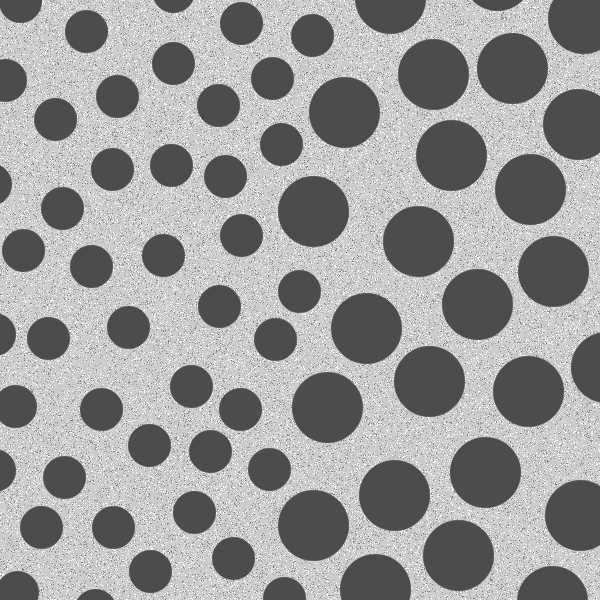
%> input picture DIP/第五次作业_PB16070837_刘鼎乾/测试图像/4.tif, 600 x 600 px
$ octave task6.m   (GNU Octave 9; MATLAB toolbox functions it lacks are replaced by stand-ins)
%> lines starting %> are read from the running program, lines starting %| are printed output that depends on the picture
%> further down, f is the input picture: size 600x600 uint8; min 76, max 255, mean 153.6
### DIP/第五次作业_PB16070837_刘鼎乾/测试图像/myclose.m
function [img_2] = myclose(A,B)

img_1=imdilate(A,B);
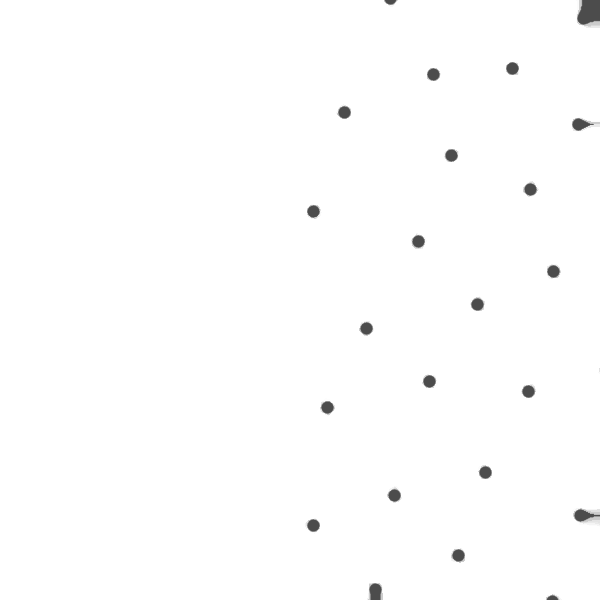
%> img_1: size 600x600 uint8; min 76, max 255, mean 253.4

img_2=imerode(img_1,B);
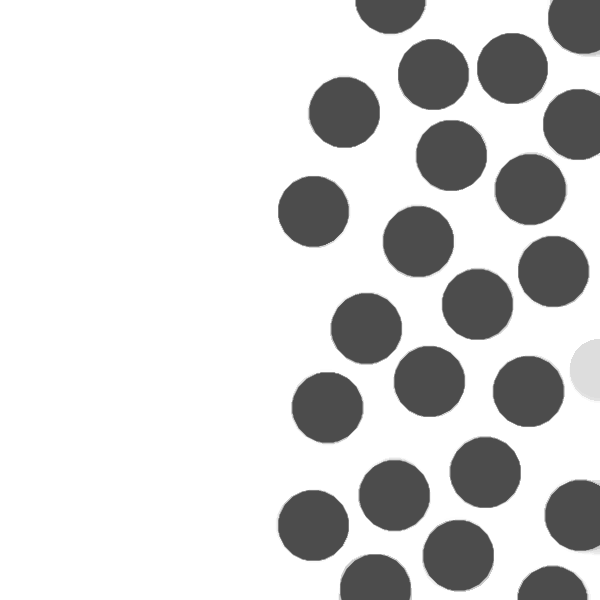
%> img_2: size 600x600 uint8; min 76, max 255, mean 213.6


end

### DIP/第五次作业_PB16070837_刘鼎乾/测试图像/myopen.m
function [img_2] = myopen(A,B)

img_1=imerode(A,B);
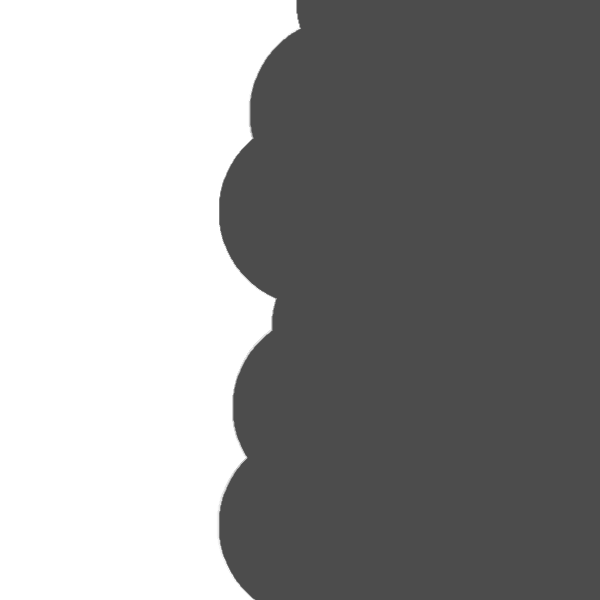
%> img_1: size 600x600 uint8; min 76, max 255, mean 148.8

img_2=imdilate(img_1,B);
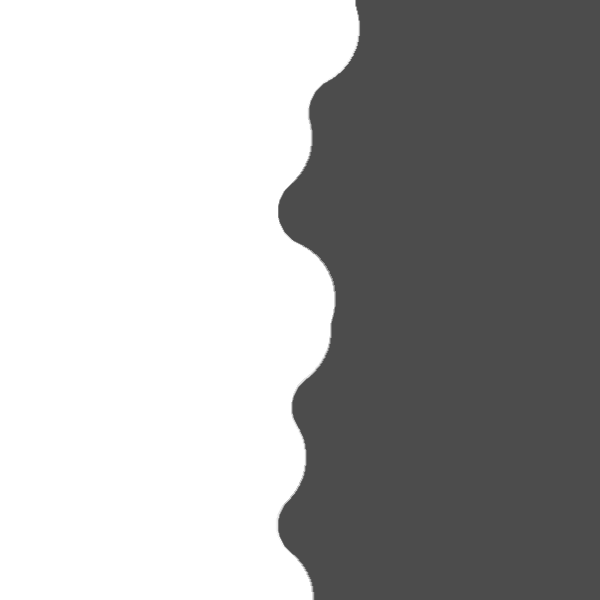
%> img_2: size 600x600 uint8; min 76, max 255, mean 169


end

### DIP/第五次作业_PB16070837_刘鼎乾/测试图像/task6.m
f=imread('4.tif');
se =strel('disk',30);
fo =myclose(f,se);
figure(1);
imshow(fo);

se =strel('disk',60);

foo=myopen(fo,se);

figure(2);
imshow(foo);

f_temp=foo-imerode(foo,ones(3,3));
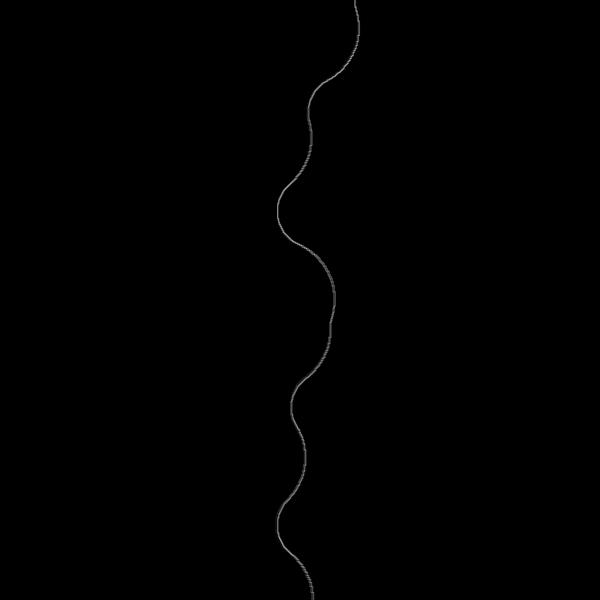
%> f_temp: size 600x600 uint8; min 0, max 163, mean 0.4
figure(3);
imshow(f_temp);

f_1=f+f_temp;
figure(4);
imshow(f_1);

$ run again, with DIP/第五次作业_PB16070837_刘鼎乾/测试图像/2.tif copied over DIP/第五次作业_PB16070837_刘鼎乾/测试图像/4.tif
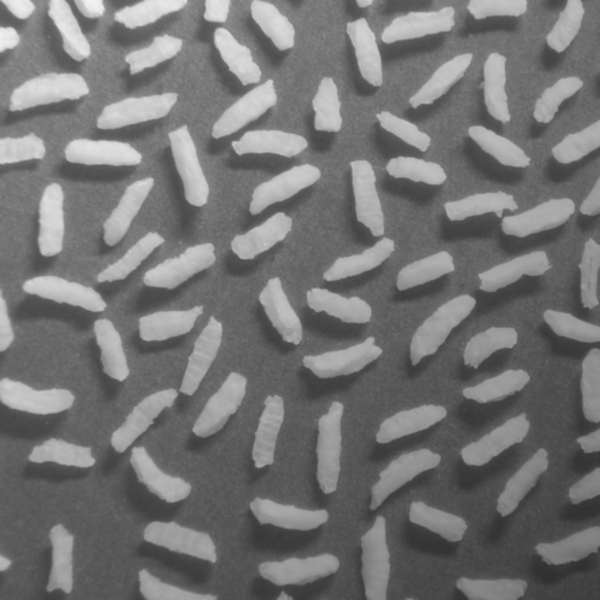
%> input picture DIP/第五次作业_PB16070837_刘鼎乾/测试图像/2.tif, 600 x 600 px
%> f is the input picture: size 600x600 uint8; min 47, max 243, mean 116.4
%> in myopen, `img_2=imdilate(img_1,B);`:
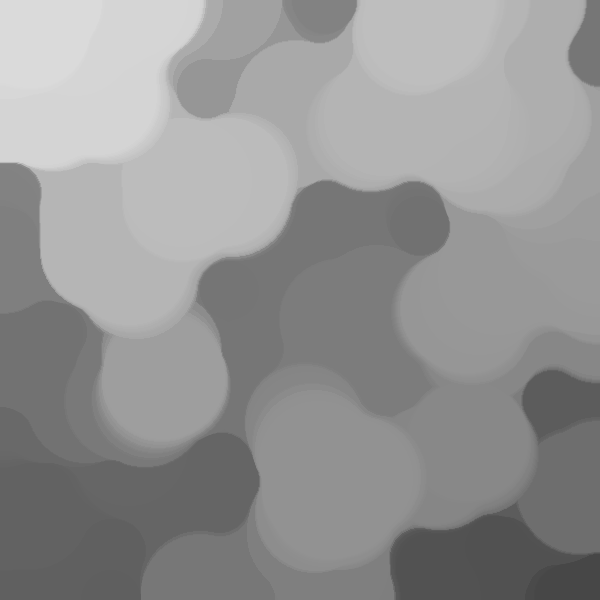
%> img_2: size 600x600 uint8; min 71, max 218, mean 147.6
%> `f_temp=foo-imerode(foo,ones(3,3));`:
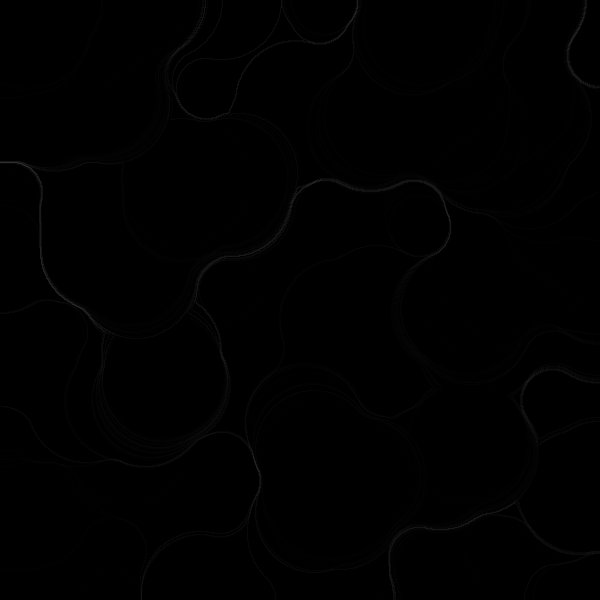
%> f_temp: size 600x600 uint8; min 0, max 46, mean 0.5

$ run again, with DIP/第五次作业_PB16070837_刘鼎乾/测试图像/3.tif copied over DIP/第五次作业_PB16070837_刘鼎乾/测试图像/4.tif
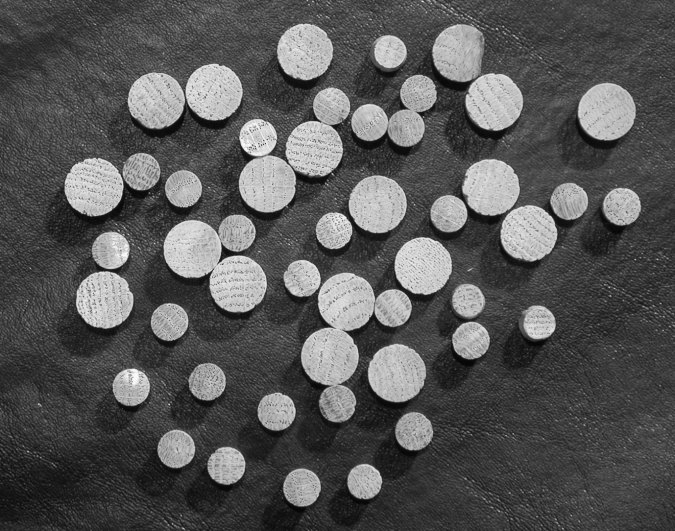
%> input picture DIP/第五次作业_PB16070837_刘鼎乾/测试图像/3.tif, 675 x 531 px
%> f is the input picture: size 531x675 uint8; min 2, max 255, mean 86.7
%> in myopen, `img_2=imdilate(img_1,B);`:
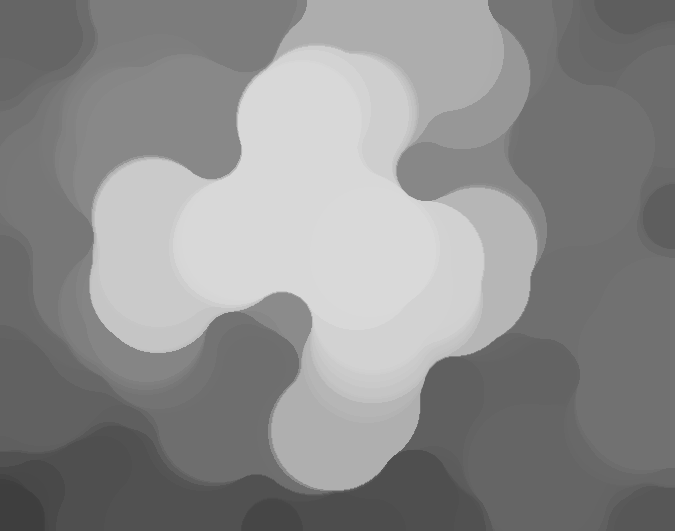
%> img_2: size 531x675 uint8; min 62, max 217, mean 140.2
%> `f_temp=foo-imerode(foo,ones(3,3));`:
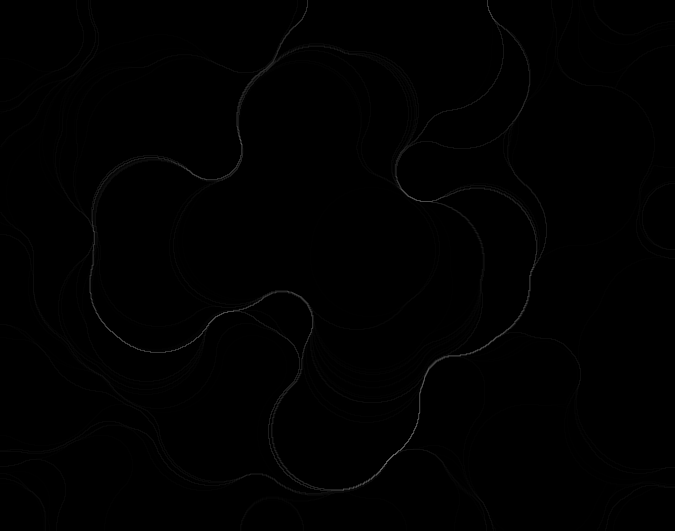
%> f_temp: size 531x675 uint8; min 0, max 96, mean 0.7
